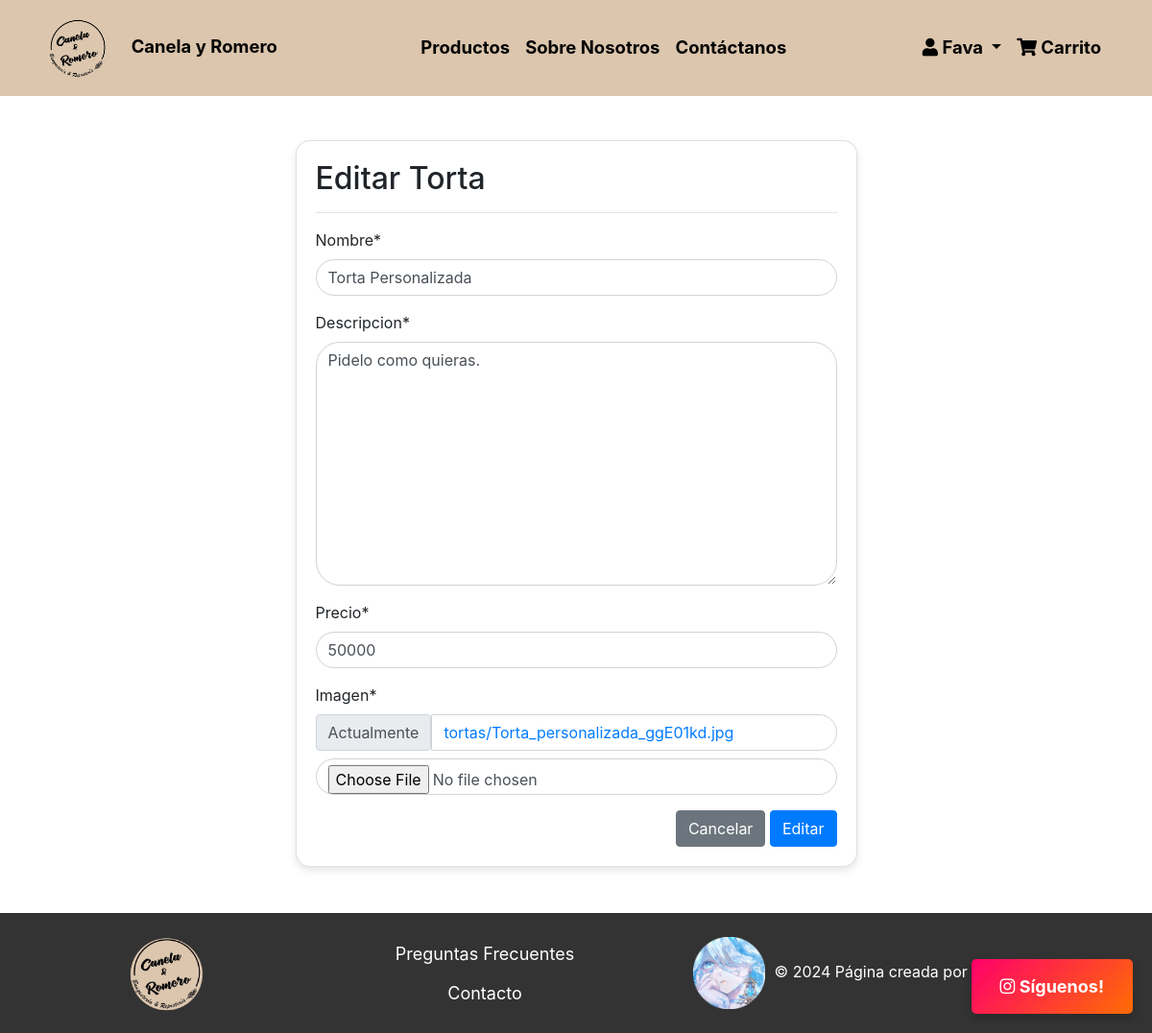
Screenshot of /modificar-producto/torta/21/ (signed in) with the database file from the repository.
### reposteria/models.py (models this page shows, shortened)
class Torta(models.Model):
    nombre=models.CharField(max_length=30)
    descripcion=models.TextField()
    precio=models.IntegerField()
    imagen=models.ImageField(upload_to="tortas", null=True)

### reposteria/views.py (the view, shortened to what this page needs)
# urls.py: path('modificar-producto/<str:tipo>/<int:id>/', user_passes_test(lambda u: u.is_superuser)(modificar_producto), name="modificar_producto"),
def modificar_producto(request, tipo, id):
    if tipo == "torta":
        producto = get_object_or_404(Torta, id=id)
        form_class = TortaForm
    elif tipo == "coctel":
        producto = get_object_or_404(Coctel, id=id)
        form_class = CoctelForm
    elif tipo == "pan_pascua":
        producto = get_object_or_404(Pan_pascua, id=id)
        form_class = Pan_pascuaForm
    else:
        raise Http404("Producto no encontrado")
    data = {
        'form': form_class(instance=producto),
        'tipo': tipo
    }
    return render(request, 'reposteria/producto/modificar.html', data)

### reposteria/forms.py
class TortaForm(forms.ModelForm):
    class Meta:
        model=Torta
        fields='__all__'

### reposteria/templates/reposteria/producto/modificar.html (shortened to what this page needs)
{% extends 'reposteria/base.html' %}
{% block contenido %}
{% load crispy_forms_tags %}
<br><br>
<div class="row">
    <div class="col-12 col-md-6 offset-md-3">
        <div class="card">
            <div class="card-body">
                <h2>Editar {{ tipo|capfirst }}</h2>
                <hr>
                <form action="" method="post" enctype="multipart/form-data">
                    {{ form | crispy }}
                    <div class="d-flex justify-content-end">
                        <a href="{% url 'listar_productos' %}" class="btn btn-secondary">Cancelar</a>
                        <input type="submit" value="Editar" class="btn btn-primary">
                    </div>
                </form>
            </div>
        </div>
    </div>
</div>
<br><br>
{% endblock %}

### reposteria/templates/reposteria/base.html (shortened to what this page needs)
<!DOCTYPE html>
<html lang="en">
<head>
    <link rel="stylesheet" href="https://stackpath.bootstrapcdn.com/bootstrap/4.3.1/css/bootstrap.min.css"
>
    {% load static %}
    <link rel="stylesheet" href="{% static 'reposteria/css/styleindex.css'%}">
    <link rel="stylesheet" href="https://cdnjs.cloudflare.com/ajax/libs/font-awesome/5.15.4/css/all.min.css">
</head>
<body>
    <nav class="navbar navbar-expand-lg navbar-light my-navbar fixed-top">
        <div class="container">
            <a class="navbar-brand" href="{%url 'home'%}">
                <img src="{% static 'reposteria/images/Canela_y_Romero.jpg'%}" alt="LOGO_CANELA" class="my-logo mr-3">
                <span class="navbar-text">Canela y Romero</span>
            </a>
            <div class="collapse navbar-collapse" id="navbarNav">
                <ul class="navbar-nav mx-auto">
                    <li class="nav-item">
                        <a class="nav-link" href="{%url 'home'%}#tortas">Productos</a>
                    </li>
                    <li class="nav-item">
                        <a class="nav-link" href="{% url 'sobre_nosotros'%}">Sobre Nosotros</a>
                    </li>
                    <li class="nav-item">
                        <a class="nav-link" href="{%url 'contacto'%}">Contáctanos</a>
                    </li>
                </ul>
                <ul class="navbar-nav">
                    <li class="nav-item dropdown">
                        <a class="nav-link dropdown-toggle" href="#" id="navbarDropdown" role="button"
                            data-toggle="dropdown" aria-haspopup="true" aria-expanded="false">
                            <i class="fas fa-user"></i> {% if user.is_authenticated %}{{ user.username }}{% else %}Iniciar Sesión{% endif %}
                        </a>
                    </li>
                </ul>
            </div>
            <ul class="navbar-nav">
                <li class="nav-item">
                    <a class="nav-link" href="#" id="abrirCarrito"><i class="fas fa-shopping-cart"></i> Carrito</a>
                </li>
            </ul>
        </div>
    </nav>
    <div class="follow-us-container">
        <a class="follow-us" href="https://www.instagram.com/canelayromero.cl" target="_blank">
            <i class="fab fa-instagram"></i> Síguenos!
        </a>
    </div>
    <div class="main-content">
        {% block contenido %}
        {% endblock %}
    </div>
    <footer>
        <div class="container">
            <div class="row align-items-center">
                <div class="col-md-3 text-center">
                    <img src="{%static 'reposteria/images/Canela_y_Romero_Circle.png'%}" alt="Logo" class="footer-logo">
                </div>
                <div class="col-md-4 text-center">
                    <a href="preguntas_frecuentes.html" class="btn btn-link">Preguntas Frecuentes</a>
                    <br>
                    <a href="#" class="btn btn-link">Contacto</a>
                </div>
                <div class="col-md-4 text-center">
                    <img src="{%static 'reposteria/images/Furina.png'%}" alt="Derechos Reservados"
                        class="copyright-img">
                    <p style="display: inline;">&copy; 2024 Página creada por Fava</p>
                </div>
            </div>
        </div>
    </footer>
</body>
</html>

### reposteria/static/reposteria/css/styleindex.css (style rules this page uses)
.my-navbar { background-color: #dcc6ae; padding: 10px 0; }
.my-logo { max-width: 70px; }
.my-navbar .navbar-nav .nav-link, .my-navbar .navbar-text { font-size: 18.5px; font-weight: bold; color: #000; }
body { display: flex; flex-direction: column; min-height: 100vh; padding-top: 98px; }
.main-content { flex: 1; }
.follow-us-container { position: fixed; bottom: 20px; right: 20px; z-index: 1000; }
.follow-us { display: inline-block; padding: 15px 30px; border-radius: 5px; text-decoration: none; font-weight: bold; background: linear-gradient(135deg, #ff006a, #fe6d04); color: #fff; animation: fadeInUp 1s ease forwards; box-shadow: 0px 4px 10px rgba(0, 0, 0, 0.2); font-size: 18px; }
footer { background-color: #333; color: white; padding: 20px 0; }
.footer-logo { max-width: 85px; margin-bottom: 0px; }
.footer-links a, .btn-link { color: white; text-decoration: none; font-size: 18px; }
.copyright-img { max-width: 75px; vertical-align: middle; margin-right: 5px; }
.card { border-radius: 15px; box-shadow: 0 4px 8px rgba(0, 0, 0, 0.1); }
.btn-primary { background-color: #007bff; border-color: #007bff; }
.btn-secondary { background-color: #6c757d; border-color: #6c757d; }
.form-control { border-radius: 25px; }

### rows the page displays
Torta: nombre "Torta Personalizada", descripcion "Pidelo como quieras.", precio "50000"

### other values shown
{{ user.username }} "Fava"
{{ tipo|capfirst }} "Torta"
